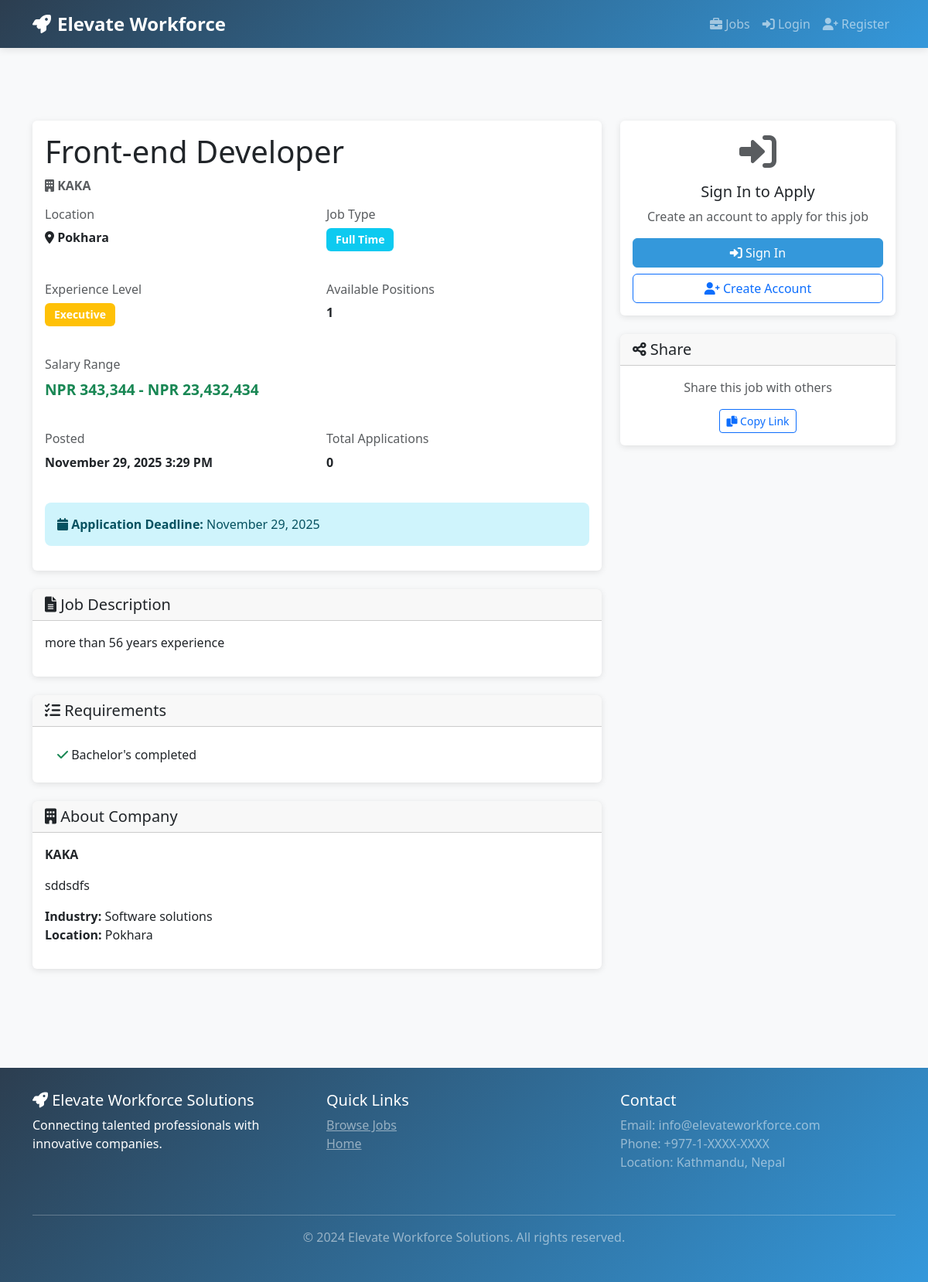
The app's page /jobs/2/ with its own data.
### jobs/models.py (models this page shows, shortened)
class Job(models.Model):
    JOB_TYPE_CHOICES = (
        ('full_time', 'Full Time'),
        ('part_time', 'Part Time'),
        ('contract', 'Contract'),
        ('internship', 'Internship'),
    )
    EXPERIENCE_LEVEL_CHOICES = (
        ('entry', 'Entry Level'),
        ('mid', 'Mid Level'),
        ('senior', 'Senior'),
        ('executive', 'Executive'),
    )
    company = models.ForeignKey(Company, on_delete=models.CASCADE, related_name='jobs')
    title = models.CharField(max_length=255)
    description = models.TextField()
    requirements = models.TextField(help_text="Enter requirements separated by newlines")
    location = models.CharField(max_length=255)
    salary_min = models.DecimalField(max_digits=10, decimal_places=2, blank=True, null=True)
    salary_max = models.DecimalField(max_digits=10, decimal_places=2, blank=True, null=True)
    job_type = models.CharField(max_length=20, choices=JOB_TYPE_CHOICES)
    experience_level = models.CharField(max_length=20, choices=EXPERIENCE_LEVEL_CHOICES)
    is_active = models.BooleanField(default=True)
    posted_at = models.DateTimeField(auto_now_add=True)
    updated_at = models.DateTimeField(auto_now=True)
    deadline = models.DateTimeField(blank=True, null=True)
    total_positions = models.IntegerField(default=1)
    class Meta:
        db_table = 'jobs'
        verbose_name_plural = 'Jobs'
        ordering = ['-posted_at']
        indexes = [
            models.Index(fields=['company', 'is_active']),
            models.Index(fields=['job_type']),
        ]
    def is_application_deadline_passed(self):
        if self.deadline:
            return timezone.now() > self.deadline
        return False
    def get_salary_range(self):
        if self.salary_min and self.salary_max:
            return f"NPR {self.salary_min:,.0f} - NPR {self.salary_max:,.0f}"
        elif self.salary_min:
            return f"From NPR {self.salary_min:,.0f}"
        elif self.salary_max:
            return f"Up to NPR {self.salary_max:,.0f}"
        return "Salary Not Specified"
    def get_requirements_list(self):
        return [req.strip() for req in self.requirements.split('\n') if req.strip()]
    def get_total_applications(self):
        return self.applications.count()

### companies/models.py (models this page shows, shortened)
class Company(models.Model):
    COMPANY_STATUS_CHOICES = (
        ('active', 'Active'),
        ('inactive', 'Inactive'),
        ('suspended', 'Suspended'),
    )
    user = models.OneToOneField(User, on_delete=models.CASCADE, related_name='company_profile')
    company_name = models.CharField(max_length=255, unique=True)
    description = models.TextField()
    website = models.URLField(blank=True, null=True)
    industry = models.CharField(max_length=100)
    location = models.CharField(max_length=255)
    company_size = models.CharField(max_length=50, blank=True, null=True)
    logo = models.ImageField(upload_to='company_logos/', blank=True, null=True)
    status = models.CharField(max_length=20, choices=COMPANY_STATUS_CHOICES, default='active')
    verified = models.BooleanField(default=False)
    created_at = models.DateTimeField(auto_now_add=True)
    updated_at = models.DateTimeField(auto_now=True)
    class Meta:
        db_table = 'companies'
        verbose_name_plural = 'Companies'
        ordering = ['-created_at']

### jobs/views.py (the view, shortened to what this page needs)
# urls.py: path('<int:pk>/', views.job_detail, name='job_detail'),
def job_detail(request, pk):
    job = get_object_or_404(Job, pk=pk, is_active=True)
    user_has_applied = False
    context = {
        'job': job,
        'user_has_applied': user_has_applied,
    }
    return render(request, 'jobs/job_detail.html', context)

### templates/jobs/job_detail.html (shortened to what this page needs)
{% extends "base.html" %}
{% block content %}
<div class="container my-5">
    <div class="row">
        <div class="col-md-8">
            <div class="card mb-4">
                <div class="card-body">
                    <h1 class="mb-2">{{ job.title }}</h1>
                    <p class="text-muted mb-3">
                        <i class="fas fa-building"></i>
                        <strong>{{ job.company.company_name }}</strong>
                    </p>
                    <div class="row mb-4">
                        <div class="col-md-6">
                            <h6 class="text-muted">Location</h6>
                            <p class="fw-bold">
                                <i class="fas fa-map-marker-alt"></i> {{ job.location }}
                            </p>
                        </div>
                        <div class="col-md-6">
                            <h6 class="text-muted">Job Type</h6>
                            <p class="fw-bold">
                                <span class="badge bg-info">{{ job.get_job_type_display }}</span>
                            </p>
                        </div>
                    </div>
                    <div class="row mb-4">
                        <div class="col-md-6">
                            <h6 class="text-muted">Experience Level</h6>
                            <p class="fw-bold">
                                <span class="badge bg-warning">{{ job.get_experience_level_display }}</span>
                            </p>
                        </div>
                        <div class="col-md-6">
                            <h6 class="text-muted">Available Positions</h6>
                            <p class="fw-bold">{{ job.total_positions }}</p>
                        </div>
                    </div>
                    {% if job.salary_min or job.salary_max %}
                    <div class="row mb-4">
                        <div class="col-md-12">
                            <h6 class="text-muted">Salary Range</h6>
                            <p class="fw-bold text-success" style="font-size: 1.2rem;">
                                {{ job.get_salary_range }}
                            </p>
                        </div>
                    </div>
                    {% endif %}
                    <div class="row mb-4">
                        <div class="col-md-6">
                            <h6 class="text-muted">Posted</h6>
                            <p class="fw-bold">{{ job.posted_at|date:"F d, Y g:i A" }}</p>
                        </div>
                        <div class="col-md-6">
                            <h6 class="text-muted">Total Applications</h6>
                            <p class="fw-bold">{{ job.get_total_applications }}</p>
                        </div>
                    </div>
                    {% if job.deadline %}
                    <div class="alert alert-{% if job.is_application_deadline_passed %}danger{% else %}info{% endif %}" role="alert">
                        <i class="fas fa-calendar"></i>
                        {% if job.is_application_deadline_passed %}
                            <strong>Application Deadline Passed:</strong> {{ job.deadline|date:"F d, Y" }}
                        {% else %}
                            <strong>Application Deadline:</strong> {{ job.deadline|date:"F d, Y" }}
                        {% endif %}
                    </div>
                    {% endif %}
                </div>
            </div>
            <div class="card mb-4">
                <div class="card-header">
                    <h5 class="mb-0"><i class="fas fa-file-alt"></i> Job Description</h5>
                </div>
                <div class="card-body">
                    {{ job.description|linebreaks }}
                </div>
            </div>
            <div class="card mb-4">
                <div class="card-header">
                    <h5 class="mb-0"><i class="fas fa-list-check"></i> Requirements</h5>
                </div>
                <div class="card-body">
                    <ul class="list-group list-group-flush">
                        {% for requirement in job.get_requirements_list %}
                        <li class="list-group-item">
                            <i class="fas fa-check text-success"></i> {{ requirement }}
                        </li>
                        {% endfor %}
                    </ul>
                </div>
            </div>
            <div class="card">
                <div class="card-header">
                    <h5 class="mb-0"><i class="fas fa-building"></i> About Company</h5>
                </div>
                <div class="card-body">
                    <p><strong>{{ job.company.company_name }}</strong></p>
                    <p>{{ job.company.description }}</p>
                    <p>
                        <strong>Industry:</strong> {{ job.company.industry }}<br>
                        <strong>Location:</strong> {{ job.company.location }}<br>
                    </p>
                </div>
            </div>
        </div>
        <div class="col-md-4">
            {% if user.is_authenticated %}
                {% if user.is_job_seeker %}
                    {% if user_has_applied %}
                    <div class="alert alert-success mb-4">
                        <i class="fas fa-check-circle"></i>
                        <p class="mb-0"><strong>Applied</strong><br>You have already applied for this job.</p>
                    </div>
                    <a href="{% url 'application:my_applications' %}" class="btn btn-primary w-100 mb-2">
                        <i class="fas fa-file-alt"></i> View My Applications
                    </a>
                    {% elif job.is_application_deadline_passed %}
                    <div class="alert alert-danger mb-4">
                        <i class="fas fa-times-circle"></i>
                        <p class="mb-0"><strong>Application Closed</strong><br>The deadline for this job has passed.</p>
                    </div>
                    {% else %}
                    <a href="{% url 'application:apply_job' job.pk %}" class="btn btn-success w-100 mb-2 btn-lg">
                        <i class="fas fa-paper-plane"></i> Apply Now
                    </a>
                    {% endif %}
                {% elif user.is_company %}
                    {% if job.company.user == user %}
                    <div class="card mb-4">
                        <div class="card-header">
                            <h5 class="mb-0"><i class="fas fa-cog"></i> Manage Job</h5>
                        </div>
                        <div class="card-body">
                            <a href="{% url 'jobs:edit_job' job.pk %}" class="btn btn-warning w-100 mb-2">
                                <i class="fas fa-edit"></i> Edit Job
                            </a>
                            <form method="post" action="{% url 'jobs:delete_job' job.pk %}" class="mb-2" onsubmit="return confirm('Are you sure?')">
                                {% csrf_token %}
                                <button type="submit" class="btn btn-danger w-100">
                                    <i class="fas fa-trash"></i> Delete Job
                                </button>
                            </form>
                            <form method="post" action="{% url 'jobs:toggle_job_status' job.pk %}">
                                {% csrf_token %}
                                <button type="submit" class="btn btn-info w-100">
                                    <i class="fas fa-toggle-{% if job.is_active %}off{% else %}on{% endif %}"></i>
                                    {% if job.is_active %}Deactivate{% else %}Activate{% endif %} Job
                                </button>
                            </form>
                        </div>
                    </div>
                    <div class="card">
                        <div class="card-header">
                            <h5 class="mb-0"><i class="fas fa-chart-bar"></i> Statistics</h5>
                        </div>
                        <div class="card-body">
                            <p><strong>Total Applications:</strong> {{ job.get_total_applications }}</p>
                            <a href="{% url 'application:company_dashboard' %}" class="btn btn-primary w-100">
                                <i class="fas fa-list"></i> View Applications
                            </a>
                        </div>
                    </div>
                    {% else %}
                    <div class="alert alert-info">
                        <i class="fas fa-info-circle"></i>
                        <p class="mb-0">This job is posted by {{ job.company.company_name }}</p>
                    </div>
                    {% endif %}
                {% endif %}
            {% else %}
            <div class="card mb-4">
                <div class="card-body text-center">
                    <i class="fas fa-sign-in-alt fa-3x mb-3 text-muted"></i>
                    <h5>Sign In to Apply</h5>
                    <p class="text-muted mb-3">Create an account to apply for this job</p>
                    <a href="{% url 'accounts:login' %}" class="btn btn-primary w-100 mb-2">
                        <i class="fas fa-sign-in-alt"></i> Sign In
                    </a>
                    <a href="{% url 'accounts:register' %}" class="btn btn-outline-primary w-100">
                        <i class="fas fa-user-plus"></i> Create Account
                    </a>
                </div>
            </div>
            {% endif %}
            <div class="card mt-4">
                <div class="card-header">
                    <h5 class="mb-0"><i class="fas fa-share-alt"></i> Share</h5>
                </div>
                <div class="card-body text-center">
                    <p class="text-muted">Share this job with others</p>
                    <button class="btn btn-sm btn-outline-primary" onclick="shareJob()">
                        <i class="fas fa-copy"></i> Copy Link
                    </button>
                </div>
            </div>
        </div>
    </div>
</div>
{% endblock %}

### templates/base.html (style rules this page uses)
:root { --primary-color: #2c3e50; --secondary-color: #3498db; --success-color: #27ae60; --danger-color: #e74c3c; --warning-color: #f39c12; --info-color: #3498db; }
body { font-family: 'Segoe UI', Tahoma, Geneva, Verdana, sans-serif; background-color: #f8f9fa; }
.btn-primary { background-color: var(--secondary-color); border-color: var(--secondary-color); }
.card { border: none; box-shadow: 0 2px 8px rgba(0,0,0,0.1); transition: transform 0.3s ease, box-shadow 0.3s ease; }
.badge { padding: 0.5rem 0.75rem; font-size: 0.875rem; }
.alert { border: none; border-radius: 0.5rem; }

### records on screen
Job: title "Front-end Developer", company.company_name "KAKA", location "Pokhara", job_type "Full Time", experience_level "Executive", total_positions "1", get_salary_range "NPR 343,344 - NPR 23,432,434", posted_at "November 29, 2025 3:29 PM", get_total_applications "0", deadline "November 29, 2025", description "more than 56 years experience", get_requirements_list "Bachelor's completed", company.description "sddsdfs", company.industry "Software solutions", company.location "Pokhara"
